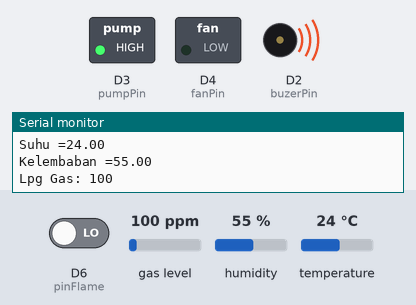
A sketch run on a simulated ESP8266 (NodeMCU). Parts: switched loads named in the sketch (green lamp = pin HIGH), buzzer (waves = sounding, pin HIGH), the last lines printed to the serial monitor. The test bench sets the inputs (shaded band); at power-on: humidity 55 %, D6 (pinFlame) LOW, gas level 100 ppm, temperature 24 °C. WiFi joins after 1.5 s; servers stay silent unless stated.

Above: at 3.5 s.
3.6 s: humidity set to 52 %
5.5 s: humidity set to 49 %
At 7.5 s:
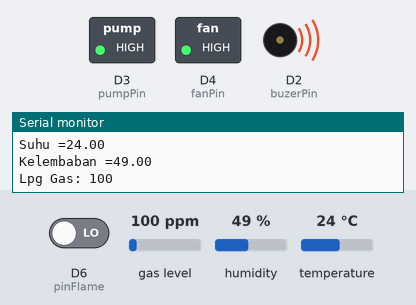
7.8 s: D6 (pinFlame) driven HIGH
At 9.0 s:
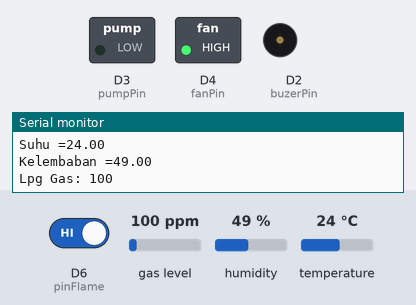
9.9 s: D6 (pinFlame) driven LOW
At 11.6 s:
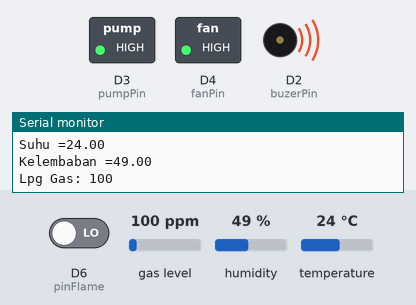
11.9 s: humidity set to 68 %
At 13.1 s:
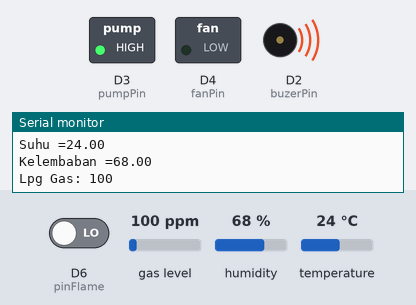
Timing chart, 0 to 14.9 s (numbered marks = the images above; inputs shaded):
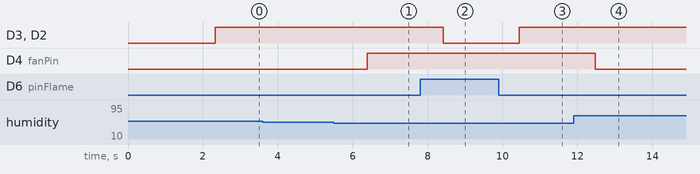

The sketch:

Kelompok_H.ino
```cpp
#include <WiFiClient.h>
#define BLYNK_PRINT Serial
#include <ESP8266WiFi.h>
#include <BlynkSimpleEsp8266.h>
#include <DHT.h>
#include <MQ2.h>
#define DHTTYPE DHT11
#define buzerPin D2
#define pumpPin D3
#define fanPin D4
#define dht_pin D5
#define pinFlame D6
DHT dht(dht_pin,DHTTYPE);

int pinmq2 = A0;
int lpg;

char auth[] = "uCIesRcB-2t5Qip4FLW4CrYCwyhVNY0Y";
char ssid[] = "Rohmi";
char pass[] = "wifinelemotmas";
//char ssid[] = "koscantik";
//char pass[] = "terserahkamu";

WidgetLED led1(V4);
WidgetLED led2(V5);
WidgetLED led3(V6);

MQ2 mq2(pinmq2);

void SensorFunction(){
  float t = dht.readTemperature();
  float h = dht.readHumidity();
  lpg = mq2.readLPG();
  int api = digitalRead(pinFlame);
  Blynk.virtualWrite(V0, t);
  Blynk.virtualWrite(V1, h);
  Blynk.virtualWrite(V2, lpg);
  Blynk.virtualWrite(V3, api);

  if( api == HIGH ){
    digitalWrite(buzerPin, LOW);
    digitalWrite(pumpPin, LOW);
    led1.on();
    }
  if(lpg > 500000){
    digitalWrite(buzerPin, HIGH);
    delay(1000);
    digitalWrite(buzerPin, LOW);
    delay(500);
    led2.on();
    }
  if(api==LOW){
    digitalWrite(buzerPin, HIGH);
    digitalWrite(pumpPin, HIGH);
    led2.off();
    led1.off();
    }

  if( h > 50 ){
    digitalWrite(fanPin, LOW);
    led3.on();
    }
  else{
    digitalWrite(fanPin, HIGH);
    led3.off();
    }
}
void setup() {
  Serial.begin(9600);
  dht.begin();
  mq2.begin();
  Blynk.begin(auth,ssid,pass,"blynk-cloud.com", 8080);
  pinMode(buzerPin, OUTPUT);
  pinMode(pumpPin, OUTPUT);
  pinMode(fanPin, OUTPUT);
}

void loop() {
 Blynk.run();
 SensorFunction();
 float h = dht.readHumidity();
 float t = dht.readTemperature();
 float* values= mq2.read(true);
 lpg = mq2.readLPG();
 int api = digitalRead(pinFlame);

 Serial.print("Suhu =");
 Serial.print(t);
 Serial.print("\n");
 Serial.print("Kelembaban =");
 Serial.print(h);
 Serial.print("\n");
 Serial.print ("Lpg Gas: ");
 Serial.println(lpg);

 Blynk.virtualWrite(V0, t);
 Blynk.virtualWrite(V1, h);
 Blynk.virtualWrite(V2, lpg);
 Blynk.virtualWrite(V3, api);
 delay(1000);
}
```

Measured:
- the behaviour switches between 51 and 50 % on humidity (found by bisection; images 0 and 1)
- after the input at 5.5 s, D4 (fanPin): LOW → HIGH after 0.89 s
- after the input at 7.8 s, D3 (pumpPin), D2 (buzerPin): HIGH → LOW after 0.62 s
- after the input at 9.9 s, D3 (pumpPin), D2 (buzerPin): LOW → HIGH after 0.55 s
- after the input at 11.9 s, D4 (fanPin): HIGH → LOW after 0.58 s
